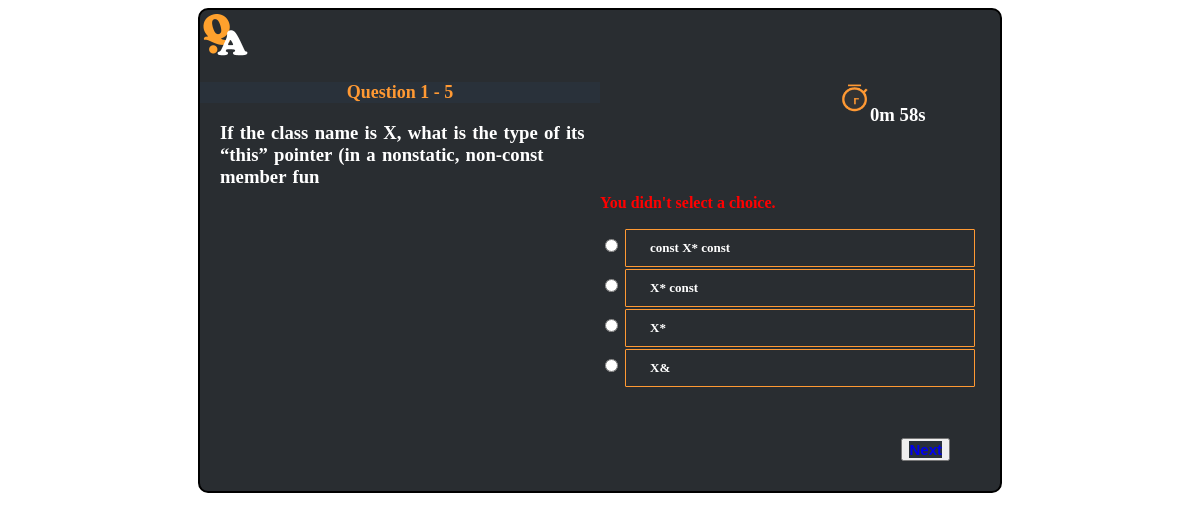
Screenshot of /questions/2/?page=2&choice= with the database file from the repository.
### questionanswering/questionanswer/models.py (models this page shows, shortened)
class Question(models.Model):
    question_text = models.CharField(max_length=100)
    topic = models.ForeignKey(Topic, on_delete=models.CASCADE)
    class Meta:
        abstract = False  # To make an abstract base class that inherits from another abstract base class

class Choice(models.Model):
    choice_text = models.CharField(max_length=200)
    is_answer = models.BooleanField(default=False)
    question = models.ForeignKey(Question, on_delete=models.CASCADE)
    class Meta:
        abstract = False

### questionanswering/questionanswer/views.py (the view, shortened to what this page needs)
# urls.py: path('<int:topic_id>/', views.questions_page, name='question_page'),
def questions_page(request, topic_id):
    topic = Topic.objects.get(id=topic_id)
    scores = Score.objects.get(id=1)
    topic.check_time(scores)
    questions = topic.question_set.all()
    if scores.second == 0 or not questions:
        score = scores
        Score.objects.filter(id=1).update(score=0, minute=0, second=0,
                                          previous_time_minute=0, previous_time_second=0
                                          )
        return render(request, 'question_answer/sorry.html', {'topic': topic, 'score': score})
    paginator = Paginator(questions, 1)
    page_number = request.GET.get('page')
    page_obj = paginator.get_page(page_number)
    if request.GET.get('page') is not None:
        c = request.GET.get('choice')
        try:
            num = page_obj.previous_page_number()
            page_obj = paginator.get_page(num)
            question = page_obj.object_list
            q = question[0]
            selected_choice = q.choice_set.get(pk=int(c))
            if selected_choice.is_answers():
                scores.score += 1
                scores.save()
            num = page_obj.next_page_number()
            page_obj = paginator.get_page(num)
        except (ValueError, Choice.DoesNotExist):
            return render(request, 'question_answer/question_pages.html', {'page_obj': page_obj, 'topic': topic,
                                                                           'error_message': "You didn't select a choice.",
                                                                           'score': scores
                                                                           })
    return render(request, 'question_answer/question_pages.html',
                  {'page_obj': page_obj, 'topic': topic, 'score': scores})

### questionanswering/questionanswer/models.py (called while the page is built)
    def save(self, *args, **kwargs):
        if self.__class__.objects.count():
            self.pk = self.__class__.objects.first().pk
        super().save(*args, **kwargs)

### questionanswering/topic/models.py (called while the page is built, shortened)
    def check_time(self, scores):
        starting_point = self.given_time_in_minute
        print("starting_point :", starting_point)
        previous_time_in_minute = scores.minute
        previous_time_in_second = scores.second
        if previous_time_in_minute == 0 and previous_time_in_second == 0:
            starting_minute = starting_point - 1
            starting_second = 60
            scores.date = datetime.now()
            scores.minute = starting_minute
            scores.second = starting_second
            scores.previous_time_minute = 1
            scores.previous_time_second = 1
            scores.save()

### questionanswering/templates/question_answer/question_pages.html (shortened to what this page needs)
{% extends 'parent.html' %}
{% load static %}
{% block content %}
    <link href="{% static 'home.css' %}" rel="stylesheet">
<div class="left_container">
    <div class="question_number">
<p> Question {{ page_obj.number }} - {{ page_obj.paginator.num_pages }} </p>
   </div>
     {% for question in page_obj.object_list %}
    <div class="question_container">
<p>  <h3> {{ question.question_text }} </h3></p>
   </div>
</div>
<div class="right_container">
   <div class="time_display">
       <img src="{% static 'assets/clock.png' %}" width="50%" height="50%">
   <h3 id="demo" > </h3>
   </div>
    <div class="choice_display">
     {% if error_message %}
      <p style="color:red" ><strong> {{ error_message }}</strong></p>
        {% endif %}
{% for choice in question.choice_set.all %}
<input type="radio"  name="choice" id="choice{{ forloop.counter }}" value="{{ choice.id }}" >
        <label for="choice{{ forloop.counter }}">{{ choice.choice_text }}</label><br>
{% endfor %}
{% endfor %}
{% if page_obj.has_next %}
<div class="next_button">
    <button onclick="checklist('abc');"> <a href="?page={{ page_obj.next_page_number }}&choice=" id="abc"  > Next</a></button>
    {% else %}
   </div>
        <div class="finished_button">
  <button onclick="checklist('abcd');"><a href="?page={{ 1 }}&choice=" id="abcd">Finished</a></button>
   </div>
{% endif %}
   </div>
</div>
{% endblock content %}

### questionanswering/static/parent.css (style rules this page uses)
body { display : flex ; flex-direction : row ; justify-content : center ; align-items : center ; height : 800 px; }

### questionanswering/static/home.css (style rules this page uses)
.left_container { width : 400px; float : left; border-width : 300 px; }
.right_container { width: 400px; float : right; }
a { font-weight : bold; font-size: 15px; background-color: #29313a; }
a:link { text-decoration:none; }
.question_number { font-family : Times; font-size : large ; background-color :#29313a; color : #ff9933 ; text-align : center ; letter-spacing : 2 em; }
.question_container { font-family : serif; font-size : middle ; color : white ; word-spacing : 0.1em ; letter-spacing : 1 em; padding-left : 20px; }
.choice_display { margin-top : 130px; }
.choice_display label { width : 300px; border : none ; color : white ; padding : 10px 24px; margin : 1px 0px 1px 0px; text-align : left; font-size: 13px; display : inline-block; border : 1px solid #ff9933 ; border-radius :1px; transition-duration : 0.4s; }
.next_button { text-align : right ; margin-right : 50px; margin-top : 50px; padding-bottom : 30px; }
.time_display { margin : auto ; color : white ; float : right; padding : 10 px; margin-right : 50px; margin-top : 20px; }
.time_display img { float : left; width : 30px ; height : 30px; }
.time_display h3 { width : 100px; margin-right : 0px; padding-left : 10px; margin-top : 20px; }

### rows the page displays
Question: question_text "If the class name is X, what is the type of its “this” pointer (in a nonstatic, non-const member fun", error_message "You didn't select a choice."
Choice: choice_text "const X* const"
Choice: choice_text "X* const"
Choice: choice_text "X*"
Choice: choice_text "X&"

### other values shown
{{ page_obj.number }} "1"
{{ page_obj.paginator.num_pages }} "5"
